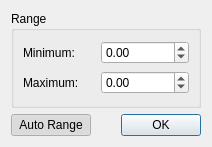
<?xml version="1.0" encoding="UTF-8"?>
<ui version="4.0">
 <class>RangeDlg</class>
 <widget class="QDialog" name="RangeDlg">
  <property name="geometry">
   <rect>
    <x>0</x>
    <y>0</y>
    <width>212</width>
    <height>147</height>
   </rect>
  </property>
  <property name="windowTitle">
   <string>Count Range</string>
  </property>
  <layout class="QGridLayout" name="gridLayout">
   <item row="0" column="0" rowspan="3" colspan="2">
    <widget class="QGroupBox" name="groupBox">
     <property name="title">
      <string>Range</string>
     </property>
     <layout class="QGridLayout" name="gridLayout_2">
      <item row="0" column="0">
       <widget class="QLabel" name="label">
        <property name="text">
         <string>Minimum:</string>
        </property>
       </widget>
      </item>
      <item row="0" column="1">
       <widget class="QDoubleSpinBox" name="spinBoxMin">
        <property name="minimum">
         <double>-999999999.000000000000000</double>
        </property>
        <property name="maximum">
         <double>999999999.000000000000000</double>
        </property>
       </widget>
      </item>
      <item row="1" column="0">
       <widget class="QLabel" name="label_2">
        <property name="text">
         <string>Maximum:</string>
        </property>
       </widget>
      </item>
      <item row="1" column="1">
       <widget class="QDoubleSpinBox" name="spinBoxMax">
        <property name="minimum">
         <double>-999999999.000000000000000</double>
        </property>
        <property name="maximum">
         <double>999999999.000000000000000</double>
        </property>
       </widget>
      </item>
     </layout>
    </widget>
   </item>
   <item row="3" column="1">
    <widget class="QDialogButtonBox" name="buttonBox">
     <property name="orientation">
      <enum>Qt::Horizontal</enum>
     </property>
     <property name="standardButtons">
      <set>QDialogButtonBox::Ok</set>
     </property>
    </widget>
   </item>
   <item row="3" column="0">
    <widget class="QPushButton" name="btnAuto">
     <property name="sizePolicy">
      <sizepolicy hsizetype="Minimum" vsizetype="Preferred">
       <horstretch>0</horstretch>
       <verstretch>0</verstretch>
      </sizepolicy>
     </property>
     <property name="text">
      <string>Auto Range</string>
     </property>
     <property name="checkable">
      <bool>true</bool>
     </property>
     <property name="checked">
      <bool>true</bool>
     </property>
    </widget>
   </item>
  </layout>
 </widget>
 <resources/>
 <connections>
  <connection>
   <sender>buttonBox</sender>
   <signal>accepted()</signal>
   <receiver>RangeDlg</receiver>
   <slot>accept()</slot>
   <hints>
    <hint type="sourcelabel">
     <x>248</x>
     <y>254</y>
    </hint>
    <hint type="destinationlabel">
     <x>157</x>
     <y>274</y>
    </hint>
   </hints>
  </connection>
  <connection>
   <sender>buttonBox</sender>
   <signal>rejected()</signal>
   <receiver>RangeDlg</receiver>
   <slot>reject()</slot>
   <hints>
    <hint type="sourcelabel">
     <x>316</x>
     <y>260</y>
    </hint>
    <hint type="destinationlabel">
     <x>286</x>
     <y>274</y>
    </hint>
   </hints>
  </connection>
 </connections>
</ui>
